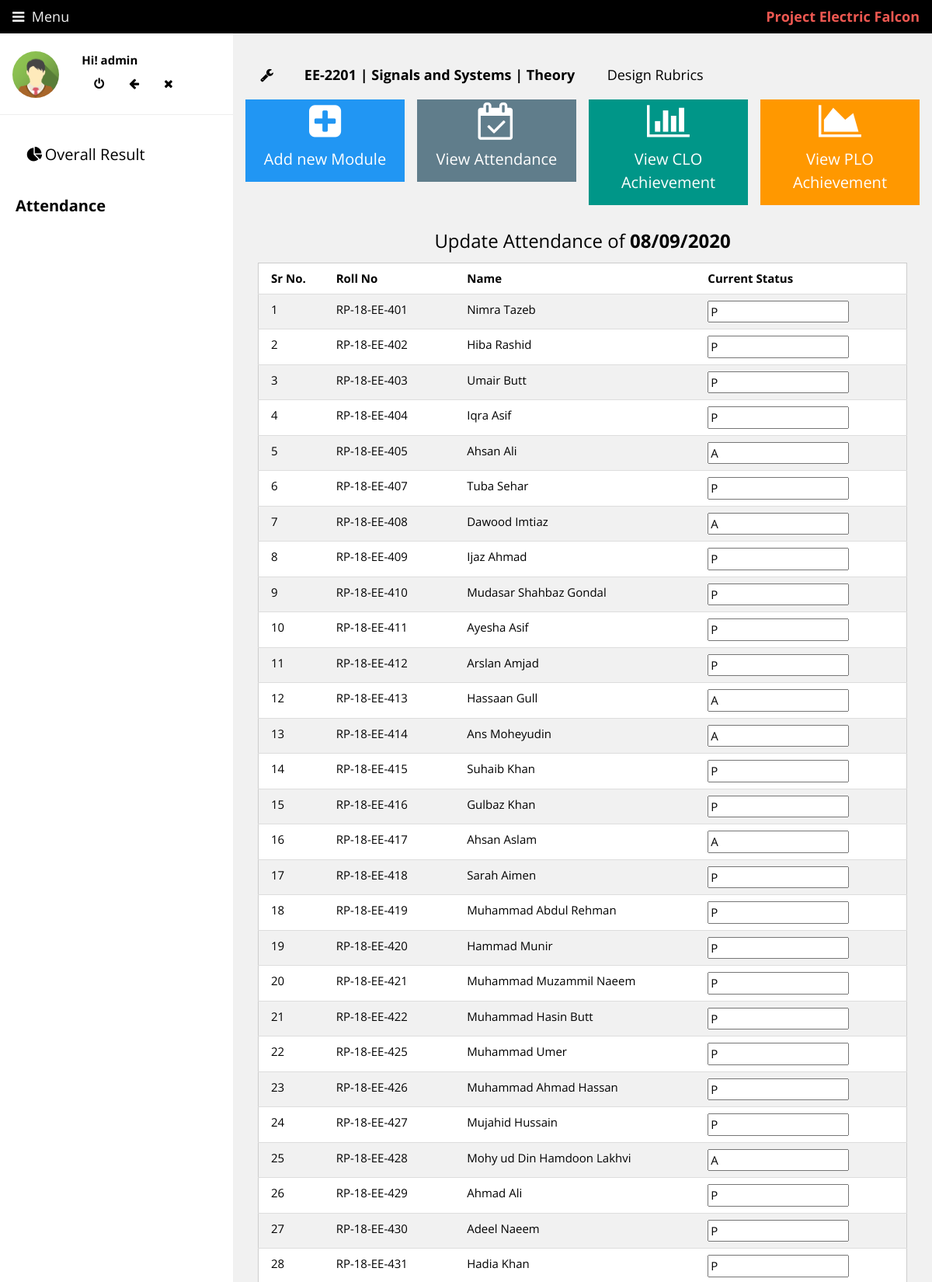
/main.php?menu=update_attendance&course=ee2201_Spring_2020&module=I15 (signed in, upper part), run on the app's committed database.
### tables this page shows
CREATE TABLE `users` (
  `id` int(11) NOT NULL,
  `username` varchar(50) NOT NULL,
  `password` varchar(255) NOT NULL,
  `user_type` text NOT NULL,
  `name` text NOT NULL,
  `avatar` varchar(100) NOT NULL,
  `created_at` datetime DEFAULT CURRENT_TIMESTAMP
);

CREATE TABLE `courses_info` (
  `serial` int(11) NOT NULL,
  `course_id` varchar(20) NOT NULL,
  `course_code` varchar(20) NOT NULL,
  `course_title` text NOT NULL,
  `term_offer` text NOT NULL,
  `course_ended` tinyint(1) NOT NULL,
  `credit_hour` varchar(3) NOT NULL,
  `course_type` text NOT NULL,
  `instructor` text NOT NULL,
  `access_user` varchar(100) DEFAULT NULL,
  `course_description` text,
  `mid_weight` decimal(10,2) NOT NULL,
  `final_weight` decimal(10,2) NOT NULL,
  `quiz_weight` decimal(10,2) NOT NULL,
  `assign_weight` decimal(10,2) NOT NULL,
  `lab_weight` decimal(10,2) NOT NULL,
  `project_weight` decimal(10,2) NOT NULL,
  `viva_weight` decimal(10,2) NOT NULL,
  `presentation_weight` decimal(10,2) NOT NULL,
  `other_weight` decimal(10,2) NOT NULL,
  `atten_weight` decimal(10,2) NOT NULL,
  `CLO_count` int(100) DEFAULT NULL,
  `clo_details` varchar(3000) NOT NULL,
  `rubric_set_count` int(100) NOT NULL,
  `rubric_sets` text NOT NULL,
  `plos_enabled` varchar(100) NOT NULL,
  `PLO1` varchar(150) NOT NULL,
  `PLO2` varchar(150) NOT NULL,
  `PLO3` varchar(150) NOT NULL,
  `PLO4` varchar(150) NOT NULL,
  `PLO5` varchar(150) NOT NULL,
  `PLO6` varchar(150) NOT NULL,
  `PLO7` varchar(150) NOT NULL,
  `PLO8` varchar(150) NOT NULL,
  `PLO9` varchar(150) NOT NULL,
  `PLO10` varchar(150) NOT NULL,
  `PLO11` varchar(150) NOT NULL,
  `PLO12` varchar(150) NOT NULL
);

CREATE TABLE `ee2201_Spring_2020` (
  `serial` int(11) NOT NULL,
  `data_detail` varchar(255) NOT NULL,
  `I1` varchar(255) DEFAULT NULL,
  `I2` varchar(255) DEFAULT NULL,
  `I3` varchar(255) DEFAULT NULL,
  `I4` varchar(255) DEFAULT NULL,
  `I5` varchar(255) DEFAULT NULL,
  `I6` varchar(255) DEFAULT NULL,
  `I7` varchar(255) DEFAULT NULL,
  `I8` varchar(255) DEFAULT NULL,
  `I9` varchar(255) DEFAULT NULL,
  `I10` varchar(255) DEFAULT NULL,
  `I11` varchar(255) DEFAULT NULL,
  `I12` varchar(255) DEFAULT NULL,
  `I13` varchar(255) DEFAULT NULL,
  `I14` varchar(255) DEFAULT NULL,
  `I15` varchar(255) DEFAULT NULL
);

CREATE TABLE `student_records` (
  `stu_id` int(255) NOT NULL,
  `name` varchar(255) NOT NULL,
  `rollno` varchar(255) NOT NULL
);

### functions/project_codename.php (called while the page is built)
<?php
function project_codename(){
    return "Project Electric Falcon";
}
?>

### panels/update_attendance.php (the view, shortened to what this page needs)
<?php
    $course=$_GET['course'];
	$col_name = $_GET['module'];
    $date =mysqli_fetch_assoc($conn->query("SELECT $col_name FROM $course WHERE data_detail='Date'"))[$col_name];
	Print "<h3 align='center'>Update Attendance of <strong>".date_format(date_create($date),"d/m/Y")."</strong></h3>";
	Print "<form id='update_attendance' action='update_attendance_sql.php' method='get' >";
	Print "<table id='table' class='w3-table w3-striped w3-bordered w3-border w3-hoverable w3-white update_table_attendance'>";
	Print "<th>Sr No.</th><th>Roll No</th> <th>Name</th> <th>Current Status</th>";
	$stu_count = mysqli_num_rows($conn->query("SELECT data_detail FROM $course"));
	for ($stu_id=15;$stu_id<=$stu_count;$stu_id++){
		$roll = mysqli_fetch_assoc($conn->query("SELECT data_detail FROM $course WHERE serial =$stu_id"))['data_detail'];
		$name = mysqli_fetch_assoc($conn->query("SELECT name FROM student_records WHERE rollno = '".$roll."'"))['name'];
		$current_status = mysqli_fetch_assoc($conn->query("SELECT $col_name FROM $course WHERE data_detail='$roll'"))[$col_name];
		Print "<tr>";
        $sr = $stu_id-14;
        Print "<td>".$sr."</font></td>";
		Print "<td>".$roll."</font></td>";
		Print "<td>".$name."</font></td>";
		Print "<td><input type='text' value=".$current_status." name='atten_status".$stu_id."'/></td>";
		Print "</tr>";
	}
	Print "</table>";
    Print "</form>";
?>

### main.php (shortened to what this page needs)
<?php
$conn = OpenCon();
$menu_item = $_GET['menu'];
$course = $_GET['course'];
?>
<!DOCTYPE html>
<html>
<link rel="stylesheet" href="w3images/w3.css">
<link rel="stylesheet" href="w3images/grade_instrument.css">
<link rel="stylesheet" href="https://cdnjs.cloudflare.com/ajax/libs/font-awesome/4.7.0/css/font-awesome.min.css">
<body class="w3-light-grey">
<div class="w3-bar w3-top w3-black w3-large" style="z-index:4">
  <button class="w3-bar-item w3-button w3-hover-none w3-hover-text-light-grey" onclick="w3_open();"><i class="fa fa-bars"></i> &nbsp;Menu</button>
  <span class="w3-bar-item w3-right"><b style="color:#ed5851"><?php echo project_codename() ?></b></span>
</div>
<nav class="w3-sidebar w3-collapse w3-white w3-animate-left" style="z-index:3;width:300px;" id="mySidebar"><br>
  <div class="w3-container w3-row">
    <div class="w3-col s4">
        <?php
            $avatar_link =  mysqli_fetch_assoc(mysqli_query($conn,"SELECT avatar FROM users WHERE username='".$_SESSION["username"]."'"))['avatar'];
        ?>
      <img src="<?php echo $avatar_link ?>" class="w3-circle w3-margin-right" style="width:60px">
    </div>
    <div class="w3-col s8 w3-bar">
      <span><strong>Hi! <?php echo $_SESSION["username"] ?> </strong></span><br>
      <a href="logout.php" class="w3-bar-item w3-button"><i class="fa fa-power-off"></i></a>
      <a href="index.php" class="w3-bar-item w3-button"><i class="fa fa-arrow-left"></i></a>
      <a href="javascript:void(0)" class="w3-bar-item w3-button" onclick="w3_close()"><i class="fa fa-close"></i></a>
    </div>
  </div>
  <hr>
  <div class="w3-bar-block">
    <div id="menu">
        <ul class="ul_menu">
      <?php
	   include('panels/sidepanel.php');
	  ?>
</ul>
  </div>
  </div>
</nav>
<div class="w3-main" style="margin-left:300px;margin-top:43px;" id="main">
    <?php $course_end_status = mysqli_fetch_assoc(mysqli_query($conn,"SELECT course_ended FROM courses_info WHERE course_id='".$course."'"))['course_ended'];
    ?>
  <header class="w3-container" style="padding-top:22px">
    <h5>
        <?php if($course_end_status == 1): ?>
        <b><img src="w3images/bow_icon_2.png" style=\"width:20px;height:10px;\"><?php echo "<a style=\"text-decoration:none;\" class=\"w3-button w3-hover-cyan\" href=\"main.php?course=$course\">".$course_code." | ".$course_title." | ".mysqli_fetch_assoc(mysqli_query($conn,"SELECT course_type FROM courses_info WHERE course_id='".$course."'"))['course_type']."</a>" ?></b>
        <?php else: ?>
        <b><a class="w3-button w3-hover-green" href="main.php?menu=course_setting&course=<?php echo $course ?>"><em class='fa fa-wrench fa-fw'></em></a> <?php echo "<a style=\"text-decoration:none;\" class=\"w3-button w3-hover-cyan\" href=\"main.php?course=$course\">".$course_code." | ".$course_title." | ".mysqli_fetch_assoc(mysqli_query($conn,"SELECT course_type FROM courses_info WHERE course_id='".$course."'"))['course_type']."</a>" ?></b>&nbsp;&nbsp;<a href="main.php?menu=design_rubrics&course=<?php echo $course ?>" class="w3-button w3-hover-blue">Design Rubrics</a>
        <?php endif; ?>
    </h5>
  </header>
  <div class="w3-row-padding w3-margin-bottom">
    <div class="w3-quarter">
      <div class="w3-container w3-blue w3-padding-small w3-animate-zoom">
        <div class="w3-center"><i class="fa fa-plus-square w3-xxxlarge"></i></div>
        <h4 class="w3-center"><a style="text-decoration:none;" href="main.php?menu=add_module&course=<?php echo $course ?>">Add new Module</a></h4>
      </div>
    </div>
    <div class="w3-quarter">
      <div class="w3-container w3-text-white w3-padding-small w3-blue-gray w3-animate-zoom">
        <div class="w3-center"><i class="fa fa-calendar-check-o w3-xxxlarge"></i></div>
          <h4 class="w3-center"><a style="text-decoration:none;" href="main.php?menu=atten_display_all&course=<?php echo $course ?>">View Attendance</a></h4>
      </div>
    </div>
    <div class="w3-quarter">
      <div class="w3-container w3-teal w3-padding-small w3-animate-zoom">
        <div class="w3-center"><i class="fa fa-bar-chart w3-xxxlarge"></i></div>
          <h4 class="w3-center"><a style="text-decoration:none;" href="main.php?menu=clo_disp&course=<?php echo $course ?>">View CLO Achievement</a></h4>
      </div>
    </div>
    <div class="w3-quarter">
      <div class="w3-container w3-orange w3-text-white w3-padding-small w3-animate-zoom">
        <div class="w3-center"><i class="fa fa-area-chart w3-xxxlarge"></i></div>
          <h4 class="w3-center"><a style="text-decoration:none;" href="main.php?menu=plo_disp&course=<?php echo $course ?>">View PLO Achievement</a></h4>
      </div>
    </div>
</div>
<div class="w3-container" style="overflow:auto; white-space: nowrap;">
<div class="w3-container" style="overflow:auto; white-space: nowrap;">
<?php
if ($menu_item=='update_attendance'){
    include('panels/update_attendance.php');
}
?>
</div>
</div>
</body>
</html>

### w3images/w3.css (style rules this page uses)
*,*:before,*:after { box-sizing:inherit }
html { -ms-text-size-adjust:100%;-webkit-text-size-adjust:100% }
body { margin:0 }
article,aside,details,figcaption,figure,footer,header,main,menu,nav,section { display:block }
a { background-color:transparent }
b,strong { font-weight:bolder }
img { border-style:none }
hr { box-sizing:content-box;height:0;overflow:visible }
button,input,select,textarea,optgroup { font:inherit;margin:0 }
button,input { overflow:visible }
button,select { text-transform:none }
button,[type=button],[type=reset],[type=submit] { -webkit-appearance:button }
html,body { font-family:Verdana,sans-serif;font-size:15px;line-height:1.5 }
html { overflow-x:hidden }
h3 { font-size:24px }
h4 { font-size:20px }
h5 { font-size:18px }
h1,h2,h3,h4,h5,h6 { font-family:"Segoe UI",Arial,sans-serif;font-weight:400;margin:10px 0 }
hr { border:0;border-top:1px solid #eee;margin:20px 0 }
img { vertical-align:middle }
a { color:inherit }
.w3-table,.w3-table-all { border-collapse:collapse;border-spacing:0;width:100%;display:table }
.w3-bordered tr,.w3-table-all tr { border-bottom:1px solid #ddd }
.w3-striped tbody tr:nth-child(even) { background-color:#f1f1f1 }
.w3-table td,.w3-table th,.w3-table-all td,.w3-table-all th { padding:8px 8px;display:table-cell;text-align:left;vertical-align:top }
.w3-table th:first-child,.w3-table td:first-child,.w3-table-all th:first-child,.w3-table-all td:first-child { padding-left:16px }
.w3-btn,.w3-button { border:none;display:inline-block;padding:8px 16px;vertical-align:middle;overflow:hidden;text-decoration:none;color:inherit;background-color:inherit;text-align:center;cursor:pointer;white-space:nowrap }
.w3-btn,.w3-button { -webkit-touch-callout:none;-webkit-user-select:none;-khtml-user-select:none;-moz-user-select:none;-ms-user-select:none;user-select:none }
.w3-sidebar { height:100%;width:200px;background-color:#fff;position:fixed!important;z-index:1;overflow:auto }
.w3-main,#main { transition:margin-left .4s }
.w3-bar { width:100%;overflow:hidden }
.w3-bar .w3-bar-item { padding:8px 16px;float:left;width:auto;border:none;display:block;outline:0 }
.w3-bar .w3-button { white-space:normal }
.w3-container:after,.w3-container:before,.w3-panel:after,.w3-panel:before,.w3-row:after,.w3-row:before,.w3-row-padding:after,.w3-row-padding:before, .w3-cell-row:before,.w3-cell-row:after,.w3-clear:after,.w3-clear:before,.w3-bar:before,.w3-bar:after { content:"";display:table;clear:both }
.w3-col,.w3-half,.w3-third,.w3-twothird,.w3-threequarter,.w3-quarter { float:left;width:100% }
.w3-col.s4 { width:33.33333% }
.w3-col.s8 { width:66.66666% }
@media (min-width:601px) { .w3-col.m3,.w3-quarter { width:24.99999% } }
@media (min-width:993px) { .w3-sidebar.w3-collapse { display:block!important } }
.w3-top,.w3-bottom { position:fixed;width:100%;z-index:1 }
.w3-top { top:0 }
.w3-circle { border-radius:50% }
.w3-row-padding,.w3-row-padding>.w3-half,.w3-row-padding>.w3-third,.w3-row-padding>.w3-twothird,.w3-row-padding>.w3-threequarter,.w3-row-padding>.w3-quarter,.w3-row-padding>.w3-col { padding:0 8px }
.w3-container,.w3-panel { padding:0.01em 16px }
.w3-animate-left { position:relative;animation:animateleft 0.4s }
.w3-animate-zoom { animation:animatezoom 0.6s }
.w3-large { font-size:18px!important }
.w3-xxxlarge { font-size:48px!important }
.w3-center { text-align:center!important }
.w3-border { border:1px solid #ccc!important }
.w3-margin-bottom { margin-bottom:16px!important }
.w3-margin-right { margin-right:16px!important }
.w3-padding-small { padding:4px 8px!important }
.w3-right { float:right!important }
.w3-blue,.w3-hover-blue:hover { color:#fff!important;background-color:#2196F3!important }
.w3-blue-grey,.w3-hover-blue-grey:hover,.w3-blue-gray,.w3-hover-blue-gray:hover { color:#fff!important;background-color:#607d8b!important }
.w3-orange,.w3-hover-orange:hover { color:#000!important;background-color:#ff9800!important }
.w3-teal,.w3-hover-teal:hover { color:#fff!important;background-color:#009688!important }
.w3-white,.w3-hover-white:hover { color:#000!important;background-color:#fff!important }
.w3-black,.w3-hover-black:hover { color:#fff!important;background-color:#000!important }
.w3-light-grey,.w3-hover-light-grey:hover,.w3-light-gray,.w3-hover-light-gray:hover { color:#000!important;background-color:#f1f1f1!important }
.w3-text-white,.w3-hover-text-white:hover { color:#fff!important }

### w3images/grade_instrument.css (style rules this page uses)
.ul_menu, #menu { padding: 0; }
#menu { position: relative; z-index: 5; color: black; font-size: 20px; }

### data on the page
users: avatar (picture)
courses_info: course_code "EE-2201", course_title "Signals and Systems", course_type "Theory"
ee2201_spring_2020: I15 "08/09/2020"
ee2201_spring_2020: sr "1", data_detail "RP-18-EE-401", data_detail.name "Nimra Tazeb", data_detail+I15 "P"
ee2201_spring_2020: sr "2", data_detail "RP-18-EE-402", data_detail.name "Hiba Rashid", data_detail+I15 "P"
ee2201_spring_2020: sr "3", data_detail "RP-18-EE-403", data_detail.name "Umair Butt", data_detail+I15 "P"
ee2201_spring_2020: sr "4", data_detail "RP-18-EE-404", data_detail.name "Iqra Asif", data_detail+I15 "P"
ee2201_spring_2020: sr "5", data_detail "RP-18-EE-405", data_detail.name "Ahsan Ali", data_detail+I15 "A"
ee2201_spring_2020: sr "6", data_detail "RP-18-EE-407", data_detail.name "Tuba Sehar", data_detail+I15 "P"
ee2201_spring_2020: sr "7", data_detail "RP-18-EE-408", data_detail.name "Dawood Imtiaz", data_detail+I15 "A"
ee2201_spring_2020: sr "8", data_detail "RP-18-EE-409", data_detail.name "Ijaz Ahmad", data_detail+I15 "P"
ee2201_spring_2020: sr "9", data_detail "RP-18-EE-410", data_detail.name "Mudasar Shahbaz Gondal", data_detail+I15 "P"
ee2201_spring_2020: sr "10", data_detail "RP-18-EE-411", data_detail.name "Ayesha Asif", data_detail+I15 "P"
ee2201_spring_2020: sr "11", data_detail "RP-18-EE-412", data_detail.name "Arslan Amjad", data_detail+I15 "P"
ee2201_spring_2020: sr "12", data_detail "RP-18-EE-413", data_detail.name "Hassaan Gull", data_detail+I15 "A"
ee2201_spring_2020: sr "13", data_detail "RP-18-EE-414", data_detail.name "Ans Moheyudin", data_detail+I15 "A"
ee2201_spring_2020: sr "14", data_detail "RP-18-EE-415", data_detail.name "Suhaib Khan", data_detail+I15 "P"
ee2201_spring_2020: sr "15", data_detail "RP-18-EE-416", data_detail.name "Gulbaz Khan", data_detail+I15 "P"
ee2201_spring_2020: sr "16", data_detail "RP-18-EE-417", data_detail.name "Ahsan Aslam", data_detail+I15 "A"
ee2201_spring_2020: sr "17", data_detail "RP-18-EE-418", data_detail.name "Sarah Aimen", data_detail+I15 "P"
ee2201_spring_2020: sr "18", data_detail "RP-18-EE-419", data_detail.name "Muhammad Abdul Rehman", data_detail+I15 "P"
ee2201_spring_2020: sr "19", data_detail "RP-18-EE-420", data_detail.name "Hammad Munir", data_detail+I15 "P"
ee2201_spring_2020: sr "20", data_detail "RP-18-EE-421", data_detail.name "Muhammad Muzammil Naeem", data_detail+I15 "P"
ee2201_spring_2020: sr "21", data_detail "RP-18-EE-422", data_detail.name "Muhammad Hasin Butt", data_detail+I15 "P"
ee2201_spring_2020: sr "22", data_detail "RP-18-EE-425", data_detail.name "Muhammad Umer", data_detail+I15 "P"
ee2201_spring_2020: sr "23", data_detail "RP-18-EE-426", data_detail.name "Muhammad Ahmad Hassan", data_detail+I15 "P"
ee2201_spring_2020: sr "24", data_detail "RP-18-EE-427", data_detail.name "Mujahid Hussain", data_detail+I15 "P"
ee2201_spring_2020: sr "25", data_detail "RP-18-EE-428", data_detail.name "Mohy ud Din Hamdoon Lakhvi", data_detail+I15 "A"
ee2201_spring_2020: sr "26", data_detail "RP-18-EE-429", data_detail.name "Ahmad Ali", data_detail+I15 "P"
ee2201_spring_2020: sr "27", data_detail "RP-18-EE-430", data_detail.name "Adeel Naeem", data_detail+I15 "P"
ee2201_spring_2020: sr "28", data_detail "RP-18-EE-431", data_detail.name "Hadia Khan", data_detail+I15 "P"

### other printed values
project_codename() "Project Electric Falcon"
$_SESSION["username"] "admin"
